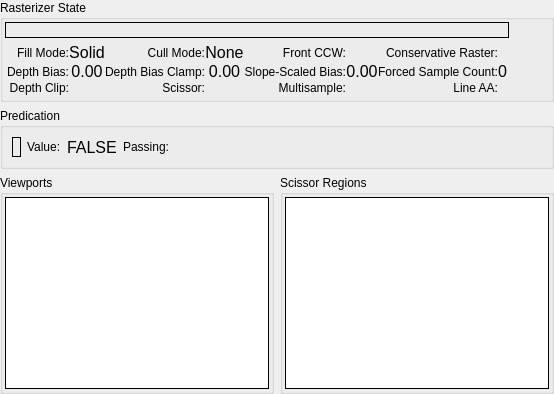
     <widget class="QWidget" name="RS">
      <attribute name="title">
       <string>Rasterizer</string>
      </attribute>
      <layout class="QGridLayout" name="gridLayout_2">
       <property name="leftMargin">
        <number>0</number>
       </property>
       <property name="topMargin">
        <number>0</number>
       </property>
       <property name="rightMargin">
        <number>0</number>
       </property>
       <property name="bottomMargin">
        <number>0</number>
       </property>
       <item row="0" column="0" colspan="2">
        <widget class="QGroupBox" name="rasterizerGroup">
         <property name="title">
          <string>Rasterizer State</string>
         </property>
         <layout class="QGridLayout" name="gridLayout_7">
          <property name="leftMargin">
           <number>2</number>
          </property>
          <property name="topMargin">
           <number>2</number>
          </property>
          <property name="rightMargin">
           <number>2</number>
          </property>
          <property name="bottomMargin">
           <number>2</number>
          </property>
          <property name="horizontalSpacing">
           <number>2</number>
          </property>
          <property name="verticalSpacing">
           <number>3</number>
          </property>
          <item row="0" column="0" colspan="2">
           <widget class="RDLabel" name="rastState">
            <property name="frameShape">
             <enum>QFrame::Box</enum>
            </property>
            <property name="margin">
             <number>4</number>
            </property>
           </widget>
          </item>
          <item row="1" column="0" colspan="2">
           <layout class="QGridLayout" name="rasterizerGridLayout">
            <property name="leftMargin">
             <number>2</number>
            </property>
            <property name="topMargin">
             <number>2</number>
            </property>
            <property name="rightMargin">
             <number>2</number>
            </property>
            <property name="bottomMargin">
             <number>2</number>
            </property>
            <property name="spacing">
             <number>0</number>
            </property>
            <item row="0" column="0">
             <widget class="QLabel" name="fillModeLabel">
              <property name="text">
               <string>Fill Mode:</string>
              </property>
              <property name="alignment">
               <set>Qt::AlignRight|Qt::AlignTrailing|Qt::AlignVCenter</set>
              </property>
              <property name="wordWrap">
               <bool>true</bool>
              </property>
             </widget>
            </item>
            <item row="0" column="1">
             <widget class="QLabel" name="fillMode">
              <property name="font">
               <font>
                <pointsize>12</pointsize>
               </font>
              </property>
              <property name="text">
               <string>Solid</string>
              </property>
              <property name="alignment">
               <set>Qt::AlignCenter</set>
              </property>
              <property name="margin">
               <number>4</number>
              </property>
             </widget>
            </item>
            <item row="0" column="2">
             <widget class="QLabel" name="cullModeLabel">
              <property name="text">
               <string>Cull Mode:</string>
              </property>
              <property name="alignment">
               <set>Qt::AlignRight|Qt::AlignTrailing|Qt::AlignVCenter</set>
              </property>
              <property name="wordWrap">
               <bool>true</bool>
              </property>
             </widget>
            </item>
            <item row="0" column="3">
             <widget class="QLabel" name="cullMode">
              <property name="font">
               <font>
                <pointsize>12</pointsize>
               </font>
              </property>
              <property name="text">
               <string>None</string>
              </property>
              <property name="alignment">
               <set>Qt::AlignCenter</set>
              </property>
              <property name="margin">
               <number>4</number>
              </property>
             </widget>
            </item>
            <item row="0" column="4">
             <widget class="QLabel" name="frontCCWLabel">
              <property name="text">
               <string>Front CCW:</string>
              </property>
              <property name="alignment">
               <set>Qt::AlignRight|Qt::AlignTrailing|Qt::AlignVCenter</set>
              </property>
              <property name="wordWrap">
               <bool>true</bool>
              </property>
             </widget>
            </item>
            <item row="0" column="5">
             <widget class="QLabel" name="frontCCW">
              <property name="text">
               <string/>
              </property>
              <property name="pixmap">
               <pixmap resource="../../Resources/resources.qrc">:/cross.png</pixmap>
              </property>
              <property name="alignment">
               <set>Qt::AlignCenter</set>
              </property>
              <property name="margin">
               <number>4</number>
              </property>
             </widget>
            </item>
            <item row="0" column="6">
             <widget class="QLabel" name="conservativeRasterLabel">
              <property name="text">
               <string>Conservative Raster:</string>
              </property>
              <property name="alignment">
               <set>Qt::AlignRight|Qt::AlignTrailing|Qt::AlignVCenter</set>
              </property>
              <property name="wordWrap">
               <bool>true</bool>
              </property>
             </widget>
            </item>
            <item row="0" column="7">
             <widget class="QLabel" name="conservativeRaster">
              <property name="text">
               <string/>
              </property>
              <property name="pixmap">
               <pixmap resource="../../Resources/resources.qrc">:/cross.png</pixmap>
              </property>
              <property name="alignment">
               <set>Qt::AlignCenter</set>
              </property>
              <property name="margin">
               <number>4</number>
              </property>
             </widget>
            </item>
            <item row="1" column="0">
             <widget class="QLabel" name="depthBiasLabel">
              <property name="text">
               <string>Depth Bias:</string>
              </property>
              <property name="alignment">
               <set>Qt::AlignRight|Qt::AlignTrailing|Qt::AlignVCenter</set>
              </property>
              <property name="wordWrap">
               <bool>true</bool>
              </property>
             </widget>
            </item>
            <item row="1" column="1">
             <widget class="QLabel" name="depthBias">
              <property name="font">
               <font>
                <pointsize>12</pointsize>
               </font>
              </property>
              <property name="text">
               <string>0.00</string>
              </property>
              <property name="alignment">
               <set>Qt::AlignCenter</set>
              </property>
              <property name="margin">
               <number>4</number>
              </property>
             </widget>
            </item>
            <item row="1" column="2">
             <widget class="QLabel" name="depthBiasClampLabel">
              <property name="text">
               <string>Depth Bias Clamp:</string>
              </property>
              <property name="alignment">
               <set>Qt::AlignRight|Qt::AlignTrailing|Qt::AlignVCenter</set>
              </property>
              <property name="wordWrap">
               <bool>true</bool>
              </property>
             </widget>
            </item>
            <item row="1" column="3">
             <widget class="QLabel" name="depthBiasClamp">
              <property name="font">
               <font>
                <pointsize>12</pointsize>
               </font>
              </property>
              <property name="text">
               <string>0.00</string>
              </property>
              <property name="alignment">
               <set>Qt::AlignCenter</set>
              </property>
              <property name="margin">
               <number>4</number>
              </property>
             </widget>
            </item>
            <item row="1" column="4">
             <widget class="QLabel" name="slopeScaledBiasLabel">
              <property name="text">
               <string>Slope-Scaled Bias:</string>
              </property>
              <property name="alignment">
               <set>Qt::AlignRight|Qt::AlignTrailing|Qt::AlignVCenter</set>
              </property>
              <property name="wordWrap">
               <bool>true</bool>
              </property>
             </widget>
            </item>
            <item row="1" column="5">
             <widget class="QLabel" name="slopeScaledBias">
              <property name="font">
               <font>
                <pointsize>12</pointsize>
               </font>
              </property>
              <property name="text">
               <string>0.00</string>
              </property>
              <property name="alignment">
               <set>Qt::AlignCenter</set>
              </property>
              <property name="margin">
               <number>4</number>
              </property>
             </widget>
            </item>
            <item row="1" column="6">
             <widget class="QLabel" name="forcedSampleCountLabel">
              <property name="text">
               <string>Forced Sample Count:</string>
              </property>
              <property name="alignment">
               <set>Qt::AlignRight|Qt::AlignTrailing|Qt::AlignVCenter</set>
              </property>
              <property name="wordWrap">
               <bool>true</bool>
              </property>
             </widget>
            </item>
            <item row="1" column="7">
             <widget class="QLabel" name="forcedSampleCount">
              <property name="font">
               <font>
                <pointsize>12</pointsize>
               </font>
              </property>
              <property name="text">
               <string>0</string>
              </property>
              <property name="alignment">
               <set>Qt::AlignCenter</set>
              </property>
              <property name="margin">
               <number>4</number>
              </property>
             </widget>
            </item>
            <item row="2" column="0">
             <widget class="QLabel" name="depthClipLabel">
              <property name="text">
               <string>Depth Clip:</string>
              </property>
              <property name="alignment">
               <set>Qt::AlignRight|Qt::AlignTrailing|Qt::AlignVCenter</set>
              </property>
              <property name="wordWrap">
               <bool>true</bool>
              </property>
             </widget>
            </item>
            <item row="2" column="1">
             <widget class="QLabel" name="depthClip">
              <property name="text">
               <string/>
              </property>
              <property name="pixmap">
               <pixmap resource="../../Resources/resources.qrc">:/cross.png</pixmap>
              </property>
              <property name="alignment">
               <set>Qt::AlignCenter</set>
              </property>
              <property name="margin">
               <number>4</number>
              </property>
             </widget>
            </item>
            <item row="2" column="2">
             <widget class="QLabel" name="scissorLabel">
              <property name="text">
               <string>Scissor:</string>
              </property>
              <property name="alignment">
               <set>Qt::AlignRight|Qt::AlignTrailing|Qt::AlignVCenter</set>
              </property>
              <property name="wordWrap">
               <bool>true</bool>
              </property>
             </widget>
            </item>
            <item row="2" column="3">
             <widget class="QLabel" name="scissorEnabled">
              <property name="text">
               <string/>
              </property>
              <property name="pixmap">
               <pixmap resource="../../Resources/resources.qrc">:/cross.png</pixmap>
              </property>
              <property name="alignment">
               <set>Qt::AlignCenter</set>
              </property>
              <property name="margin">
               <number>4</number>
              </property>
             </widget>
            </item>
            <item row="2" column="4">
             <widget class="QLabel" name="multisampleLabel">
              <property name="text">
               <string>Multisample:</string>
              </property>
              <property name="alignment">
               <set>Qt::AlignRight|Qt::AlignTrailing|Qt::AlignVCenter</set>
              </property>
              <property name="wordWrap">
               <bool>true</bool>
              </property>
             </widget>
            </item>
            <item row="2" column="5">
             <widget class="QLabel" name="multisample">
              <property name="text">
               <string/>
              </property>
              <property name="pixmap">
               <pixmap resource="../../Resources/resources.qrc">:/cross.png</pixmap>
              </property>
              <property name="alignment">
               <set>Qt::AlignCenter</set>
              </property>
              <property name="margin">
               <number>4</number>
              </property>
             </widget>
            </item>
            <item row="2" column="6">
             <widget class="QLabel" name="lineAALabel">
              <property name="text">
               <string>Line AA:</string>
              </property>
              <property name="alignment">
               <set>Qt::AlignRight|Qt::AlignTrailing|Qt::AlignVCenter</set>
              </property>
              <property name="wordWrap">
               <bool>true</bool>
              </property>
             </widget>
            </item>
            <item row="2" column="7">
             <widget class="QLabel" name="lineAA">
              <property name="text">
               <string/>
              </property>
              <property name="pixmap">
               <pixmap resource="../../Resources/resources.qrc">:/cross.png</pixmap>
              </property>
              <property name="alignment">
               <set>Qt::AlignCenter</set>
              </property>
              <property name="margin">
               <number>4</number>
              </property>
             </widget>
            </item>
           </layout>
          </item>
          <item row="1" column="2">
           <spacer name="horizontalSpacer_6">
            <property name="orientation">
             <enum>Qt::Horizontal</enum>
            </property>
            <property name="sizeHint" stdset="0">
             <size>
              <width>40</width>
              <height>20</height>
             </size>
            </property>
           </spacer>
          </item>
         </layout>
        </widget>
       </item>
       <item row="1" column="0" colspan="2">
        <widget class="QGroupBox" name="predicateGroup">
         <property name="title">
          <string>Predication</string>
         </property>
         <layout class="QHBoxLayout" name="horizontalLayout_41">
          <item>
           <widget class="RDLabel" name="predicate">
            <property name="frameShape">
             <enum>QFrame::Box</enum>
            </property>
            <property name="margin">
             <number>4</number>
            </property>
           </widget>
          </item>
          <item>
           <widget class="QLabel" name="label_2">
            <property name="text">
             <string>Value:</string>
            </property>
           </widget>
          </item>
          <item>
           <widget class="QLabel" name="predicateValue">
            <property name="font">
             <font>
              <pointsize>12</pointsize>
             </font>
            </property>
            <property name="text">
             <string>FALSE</string>
            </property>
           </widget>
          </item>
          <item>
           <widget class="QLabel" name="label">
            <property name="text">
             <string>Passing:</string>
            </property>
           </widget>
          </item>
          <item>
           <widget class="QLabel" name="predicatePassing"/>
          </item>
          <item>
           <spacer name="horizontalSpacer_5">
            <property name="orientation">
             <enum>Qt::Horizontal</enum>
            </property>
            <property name="sizeHint" stdset="0">
             <size>
              <width>40</width>
              <height>20</height>
             </size>
            </property>
           </spacer>
          </item>
         </layout>
        </widget>
       </item>
       <item row="2" column="0">
        <widget class="QGroupBox" name="viewportsGroup">
         <property name="sizePolicy">
          <sizepolicy hsizetype="Expanding" vsizetype="Expanding">
           <horstretch>0</horstretch>
           <verstretch>0</verstretch>
          </sizepolicy>
         </property>
         <property name="title">
          <string>Viewports</string>
         </property>
         <layout class="QHBoxLayout" name="horizontalLayout_21">
          <property name="leftMargin">
           <number>2</number>
          </property>
          <property name="topMargin">
           <number>2</number>
          </property>
          <property name="rightMargin">
           <number>2</number>
          </property>
          <property name="bottomMargin">
           <number>2</number>
          </property>
          <item>
           <widget class="RDTreeWidget" name="viewports">
            <property name="frameShape">
             <enum>QFrame::Box</enum>
            </property>
            <property name="frameShadow">
             <enum>QFrame::Plain</enum>
            </property>
            <property name="editTriggers">
             <set>QAbstractItemView::NoEditTriggers</set>
            </property>
            <property name="showDropIndicator" stdset="0">
             <bool>false</bool>
            </property>
            <property name="indentation">
             <number>0</number>
            </property>
            <property name="rootIsDecorated">
             <bool>false</bool>
            </property>
            <property name="allColumnsShowFocus">
             <bool>true</bool>
            </property>
            <attribute name="headerMinimumSectionSize">
             <number>50</number>
            </attribute>
           </widget>
          </item>
         </layout>
        </widget>
       </item>
       <item row="2" column="1">
        <widget class="QGroupBox" name="scissorGroup">
         <property name="sizePolicy">
          <sizepolicy hsizetype="Expanding" vsizetype="Expanding">
           <horstretch>0</horstretch>
           <verstretch>0</verstretch>
          </sizepolicy>
         </property>
         <property name="title">
          <string>Scissor Regions</string>
         </property>
         <layout class="QHBoxLayout" name="horizontalLayout_22">
          <property name="leftMargin">
           <number>2</number>
          </property>
          <property name="topMargin">
           <number>2</number>
          </property>
          <property name="rightMargin">
           <number>2</number>
          </property>
          <property name="bottomMargin">
           <number>2</number>
          </property>
          <item>
           <widget class="RDTreeWidget" name="scissors">
            <property name="frameShape">
             <enum>QFrame::Box</enum>
            </property>
            <property name="frameShadow">
             <enum>QFrame::Plain</enum>
            </property>
            <property name="editTriggers">
             <set>QAbstractItemView::NoEditTriggers</set>
            </property>
            <property name="showDropIndicator" stdset="0">
             <bool>false</bool>
            </property>
            <property name="indentation">
             <number>0</number>
            </property>
            <property name="rootIsDecorated">
             <bool>false</bool>
            </property>
            <property name="allColumnsShowFocus">
             <bool>true</bool>
            </property>
            <attribute name="headerMinimumSectionSize">
             <number>50</number>
            </attribute>
           </widget>
          </item>
         </layout>
        </widget>
       </item>
      </layout>
     </widget>
